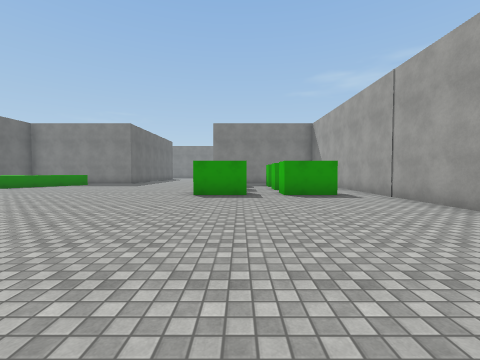
[1] (above)

19 first-person views from a walk through a Unity game level. The camera is 1.4 m above the floor, tilts 2° down and sees 90° across. Doors are open. The floor is counted in squares, 2 m on a side. Each view is taken from the middle of a square. On the plan, view 1 faces up. The plan holds only what a view shows up to about 9 squares ahead; the rest is blank. The place goes on beyond the plan. Surface patterns are stand-ins for the level's own textures.

[2]
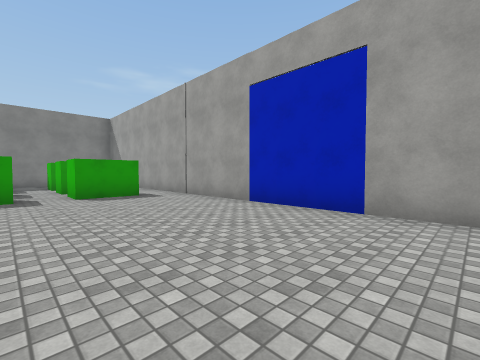

[3]
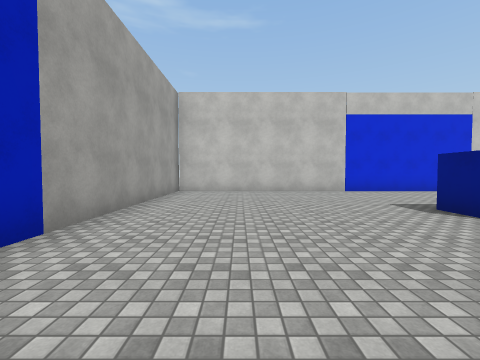

[4]
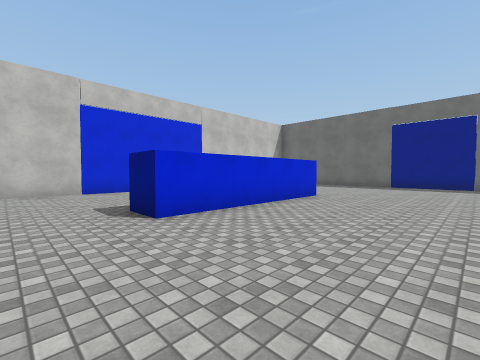

[5]
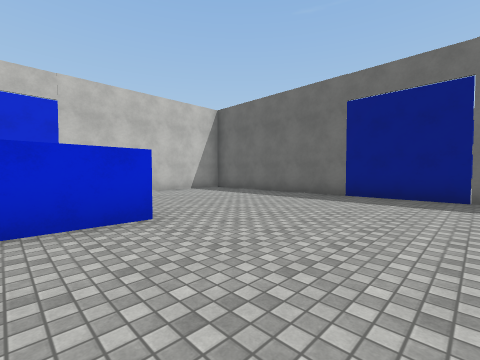

[6]
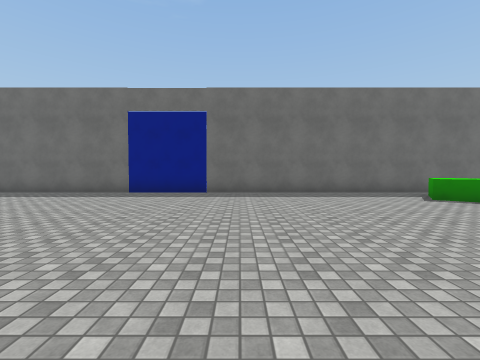

[7]
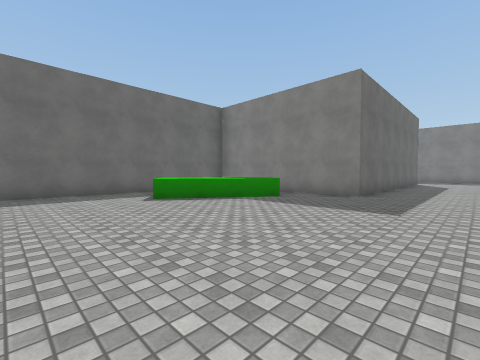

[8]
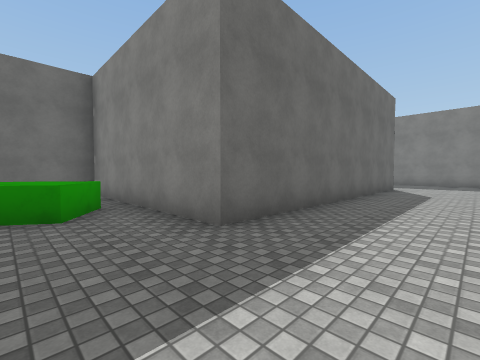

[9]
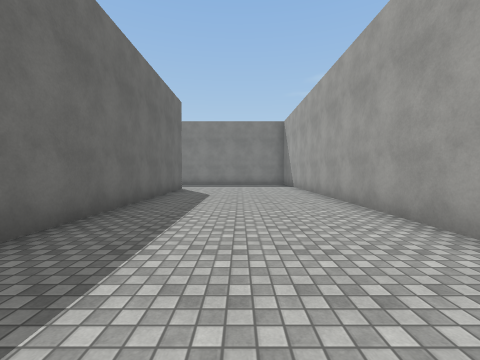

[10]
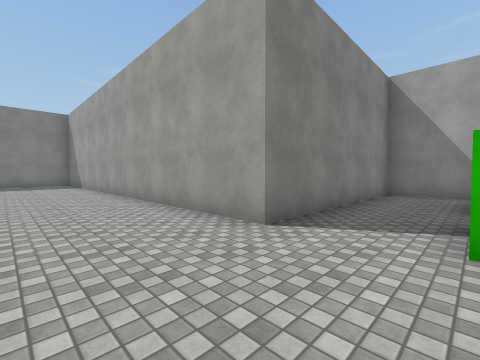

[11]
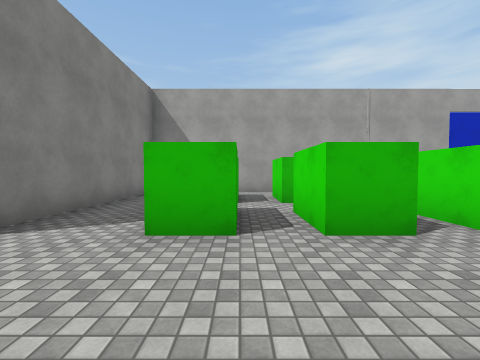

[12]
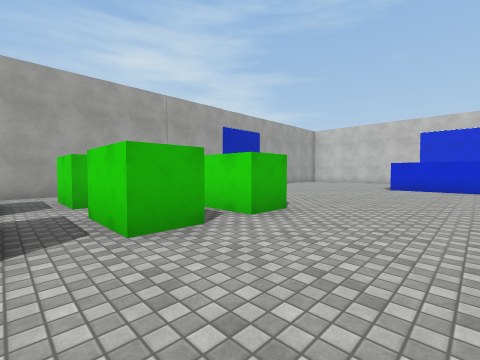

[13]
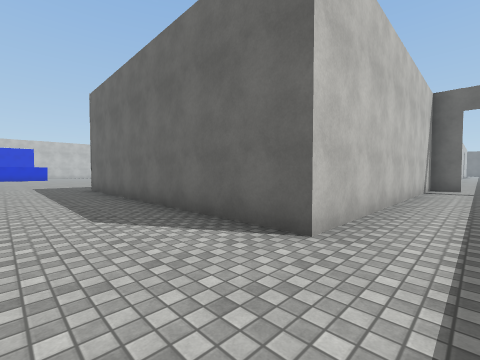

[14]
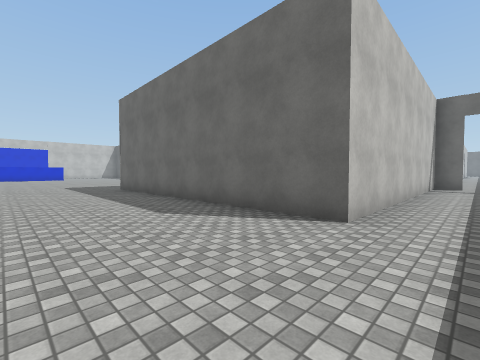

[15]
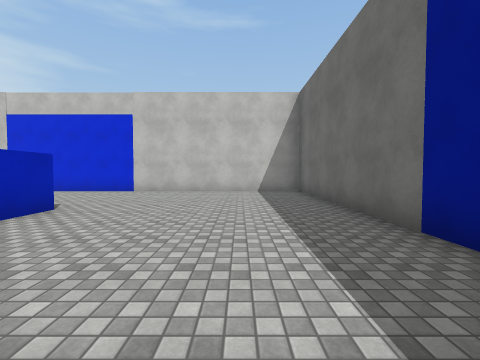

[16]
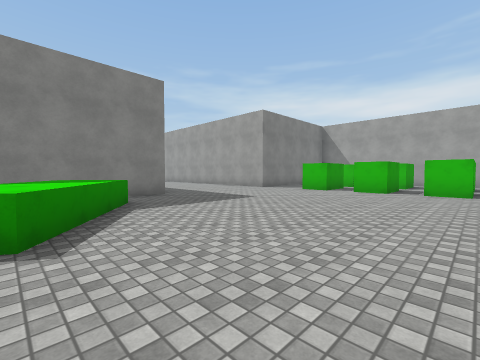

[17]
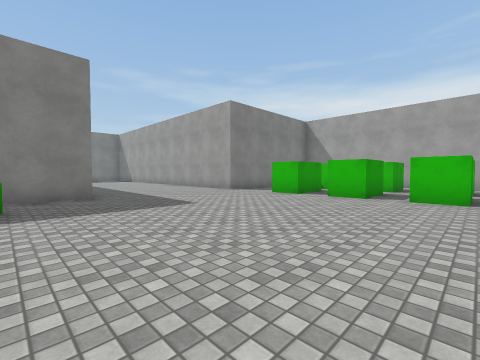

[18]
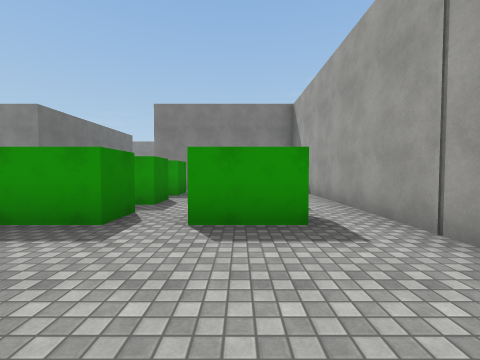

[19]
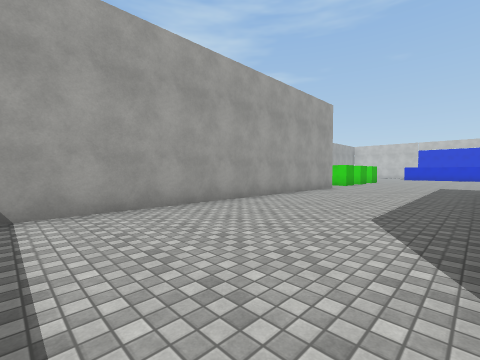

### Floor plan
Key: @ floor where view 1 was taken; # wall or solid block; x gap in a wall; . floor; D open door; = window, fence, low wall or low ledge; ^ raised ledge; T thing the floor can be seen under or through.
Columns run from 15 left of view 1 to 5 right of it. Each row starts with its distance up from view 1.
 24 D.............#
 23 #.............#
 22 #########.....#
 21         #.....#
 20         #.....#
 19         #.....#
 18         #.....#
 17         #.....#
 16         #.....#
 15         #.....#
 14    ######.....#######
 13    #  ^=............#
 12    # ^^.......TT. ..#
 11    #^^^.......TT.x..#
 10    #.^........##.#..#
  9    #..........##.x..#
  8    #..........##.#..#
  7    #..........##....#
  6    #................#
  5    #................#
  4    #................#
  3    #................#
  2    #................#
  1    #................#
  0    #.....#####.@....#
 -1    #......   .......#
 -2    #....... ........#
 -3    #................#
 -4    #................#
 -5    ##################

Positions as (right, up) in squares from view 1, and headings:
1: (0, 0), facing up
2: (0, 0), facing up-right
3: (2, 4), facing down
4: (0, 4), facing down-left
5: (-5, 4), facing down-left
6: (-4, 5), facing left
7: (-4, 7), facing up-left
8: (-4, 12), facing up-left
9: (-4, 13), facing up
10: (-4, 12), facing up-right
11: (-4, 11), facing right
12: (-4, 11), facing down-right
13: (-4, 24), facing down-left
14: (-3, 24), facing down-left
15: (-10, 4), facing down
16: (-10, 7), facing up-right
17: (-8, 7), facing up-right
18: (2, 4), facing up
19: (-6, 24), facing down-right
